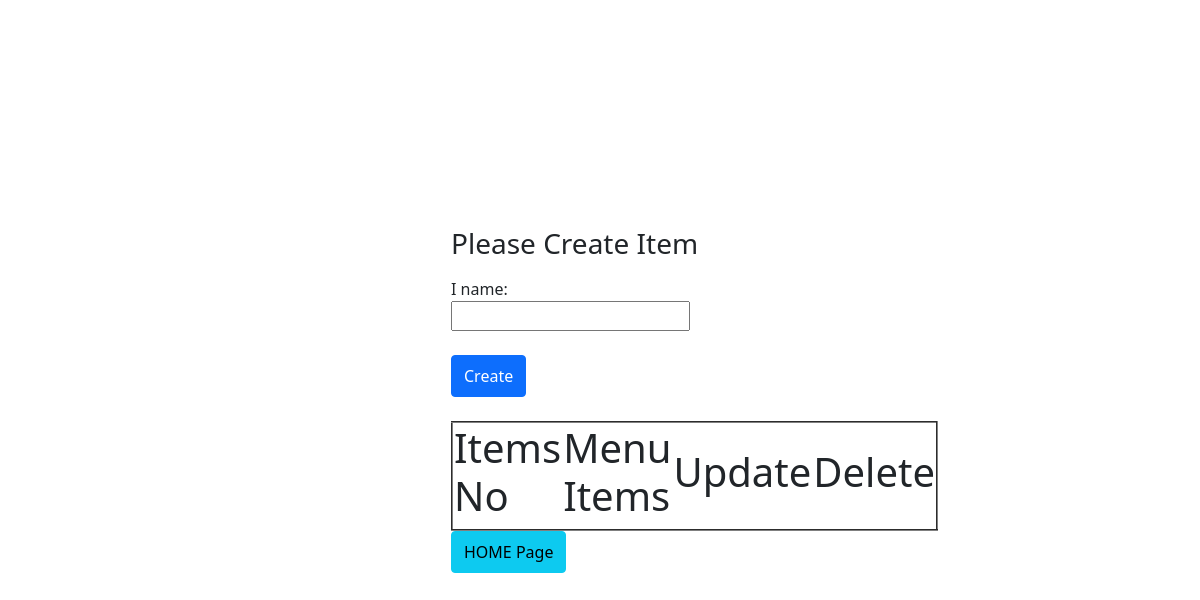
/food/item_create/ (signed in), run on an earlier commit of the app's database.
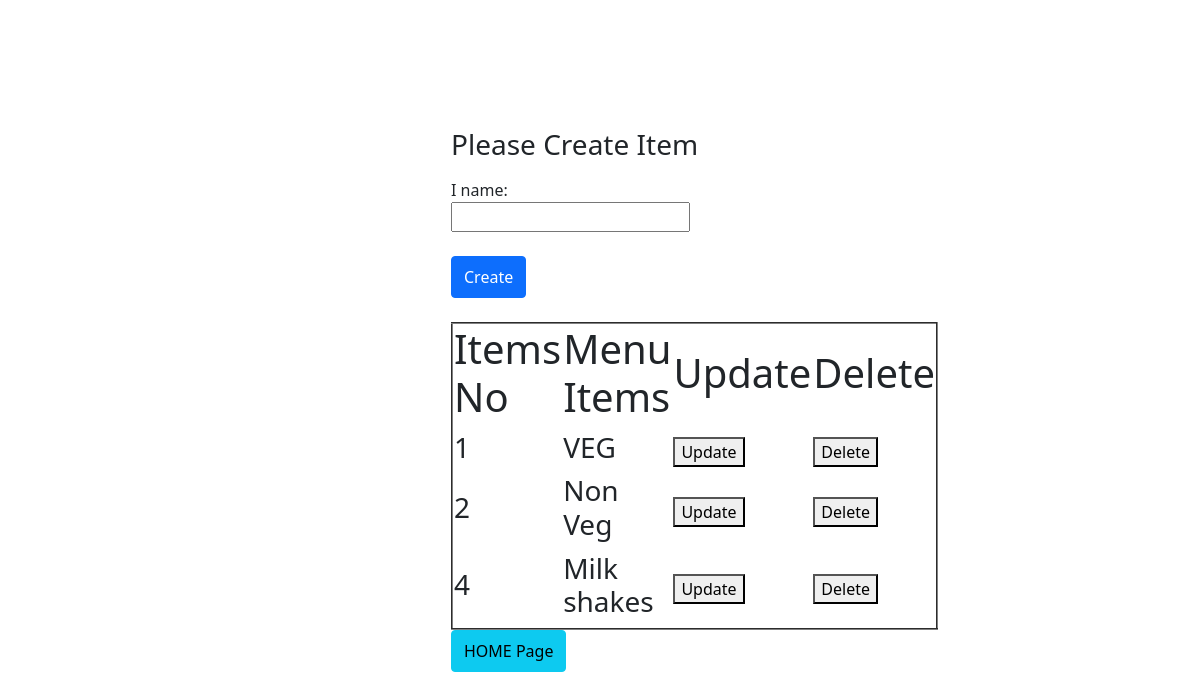
And on a later commit of the database.
### food/models.py (models this page shows, shortened)
class menu_items(models.Model):
    mid = models.SmallAutoField(primary_key=True)
    i_name = models.CharField(max_length=50, unique=True)

### food/views.py (the view)
@login_required(login_url='/authe/login')
def create_item_view(request):
    res = menu_items.objects.all()
    form = menu_items_form()
    if request.method == 'POST':
        print(request.POST)
        form = menu_items_form(request.POST)
        if form.is_valid:
            form.save()
    if request.method == 'GET':
        res = menu_items.objects.all()
    return render(request=request, template_name='items_create.html', context={'form': form, 'res': res})

### food/forms.py
class menu_items_form(forms.ModelForm):
    class Meta:
        model = menu_items
        fields = '__all__'

### food/templates/items_create.html (shortened to what this page needs)
<!doctype html>
<html lang="en" data-bs-theme="auto">
<head>
  {% load static %}
  <link rel="stylesheet" href="https://cdn.jsdelivr.net/npm/@docsearch/css@3">
  {% include 'partials/_bootcss.html' %}
  <link href="{% static 'css/sign-in.css'%}" rel="stylesheet">
</head>
<body class="d-flex align-items-center py-4 bg-body-tertiary">
  <main class="form-signin w-10 m-auto">
    {% block content %}
    <form method="post">
      <h1 class="h3 mb-3 fw-normal">Please Create Item</h1>
      <div>{{form}}</div>
      <br>
      <button class="btn btn-primary w-45 py-2" type="submit">Create</button>
    </form>
    <br>
    <div>
      <table border="2">
        <tr>
          <th>
            <h1>Items No</h1>
          </th>
          <th>
            <h1>Menu Items</h1>
          </th>
          <th>
            <h1>Update</h1>
          </th>
          <th>
            <h1>Delete</h1>
          </th>
        </tr>
        {% for i in res %}
        <tr>
          <td>
            <h3>{{i.mid}}</h3>
          </td>
          <td>
            <h3>{{i.i_name}}</h3>
          </td>
          <td>
            <a href="{% url 'food:item_update' pk=i.mid %}"><button>Update</button></a>
          </td>
          <td>
            <a href="{% url 'food:item_delete' pk=i.mid %}"><button>Delete</button></a>
          </td>
        </tr>
        {% endfor %}
      </table>
    </div>
    {% endblock %}
    <a href="{%url 'authe:admin_home' %}" class="btn btn-info w-45 py-2">HOME Page</a>
  </main>
  {% include 'partials/_bootjs.html' %}
</body>
</html>

What changed in the data, as far as the page shows it:
added menu_items: mid "1", i_name "VEG"
added menu_items: mid "2", i_name "Non Veg"
added menu_items: mid "4", i_name "Milk shakes"
